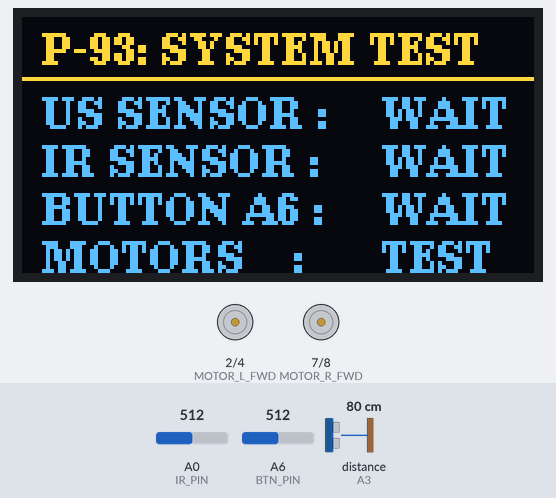
Simulated run of this sketch. Board: Arduino Nano, built with avr-gcc and run on an emulated ATmega328P. Shown: 128×64 one-colour display, motor-driver pin pairs drawn as motors (green arrow = first pin HIGH = forward, orange = second pin HIGH = backward, longer = more drive). Wiring (inferred from the names in the program): ultrasonic range finder: trigger pin 5; echo A3. Inputs (shaded band) come from the test bench; at power-on: distance to the obstacle (sensor on A3) 80 cm, A0 (IR_PIN) = 512, A6 (BTN_PIN) = 512. The echo pulse lasts 58.3 µs per cm; the OLED is the two-colour kind (top 16 rows yellow); what the sketch prints to the serial monitor is not drawn.

Above: at 1.8 s.
At 3.4 s:
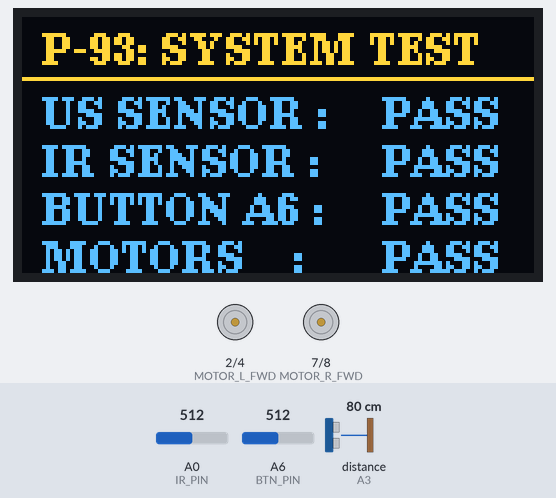
3.5 s: distance to the obstacle (sensor on A3) set to 250 cm
Timing chart, 0 to 6.5 s (numbered marks = the images above; inputs shaded):
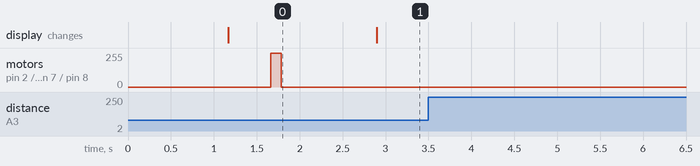

The sketch:

Project_42.ino
```cpp
/*
==================================================
Day 47 | Practical-93: Hardware Feature Self-Test
Board  : Young Engineer Board
Pinout : Motors (D2, D4, D7, D8) | US (D5, A3) | IR (A0) | BTN (A6) | OLED (I2C)
==================================================
*/

#include <Wire.h>
#include <U8g2lib.h>

#define MOTOR_L_FWD 2
#define MOTOR_L_REV 4
#define MOTOR_R_FWD 7
#define MOTOR_R_REV 8

#define TRIG_PIN 5
#define ECHO_PIN A3
#define IR_PIN   A0
#define BTN_PIN  A6

U8G2_SSD1306_128X64_NONAME_1_HW_I2C u8g2(U8G2_R0, /* reset=*/ U8X8_PIN_NONE);

struct TestStatus {
  bool oledOk;
  bool usOk;
  bool irOk;
  bool btnOk;
  bool motorOk;
};

TestStatus diag = {false, false, false, false, false};

int getDistance() {
  digitalWrite(TRIG_PIN, LOW);
  delayMicroseconds(4);
  digitalWrite(TRIG_PIN, HIGH);
  delayMicroseconds(10);
  digitalWrite(TRIG_PIN, LOW);
  unsigned long d = pulseIn(ECHO_PIN, HIGH, 25000UL);
  if (d == 0 || d > 22000UL) return -1;
  return (int)((d * 0.034) / 2);
}

void testMotors() {
  // Brief forward tick
  digitalWrite(MOTOR_L_FWD, HIGH);
  digitalWrite(MOTOR_R_FWD, HIGH);
  delay(120);
  digitalWrite(MOTOR_L_FWD, LOW);
  digitalWrite(MOTOR_R_FWD, LOW);
  diag.motorOk = true;
}

void renderDiagnosticUI() {
  u8g2.firstPage();
  do {
    u8g2.setFont(u8g2_font_ncenB08_tr);
    u8g2.drawStr(5, 12, "P-93: SYSTEM TEST");
    u8g2.drawHLine(0, 15, 128);

    u8g2.drawStr(5, 28, "US SENSOR :");
    u8g2.drawStr(90, 28, diag.usOk ? "PASS" : "WAIT");

    u8g2.drawStr(5, 40, "IR SENSOR :");
    u8g2.drawStr(90, 40, diag.irOk ? "PASS" : "WAIT");

    u8g2.drawStr(5, 52, "BUTTON A6 :");
    u8g2.drawStr(90, 52, diag.btnOk ? "PASS" : "WAIT");

    u8g2.drawStr(5, 64, "MOTORS    :");
    u8g2.drawStr(90, 64, diag.motorOk ? "PASS" : "TEST");
  } while (u8g2.nextPage());
}

void setup() {
  Serial.begin(9600);
  pinMode(MOTOR_L_FWD, OUTPUT);
  pinMode(MOTOR_L_REV, OUTPUT);
  pinMode(MOTOR_R_FWD, OUTPUT);
  pinMode(MOTOR_R_REV, OUTPUT);

  pinMode(TRIG_PIN, OUTPUT);
  pinMode(ECHO_PIN, INPUT);
  pinMode(IR_PIN, INPUT);
  pinMode(BTN_PIN, INPUT);

  u8g2.begin();
  diag.oledOk = true;

  Serial.println(F("=== P-93: SELF TEST RUNNING ==="));
  renderDiagnosticUI();
  delay(500);

  testMotors();
}

void loop() {
  int d = getDistance();
  if (d > 0 && d < 400) diag.usOk = true;

  int ir = analogRead(IR_PIN);
  if (ir > 10 && ir < 1015) diag.irOk = true;

  int btnVal = analogRead(BTN_PIN);
  if (btnVal > 100) diag.btnOk = true;

  renderDiagnosticUI();

  Serial.print(F("US: "));
  Serial.print(d);
  Serial.print(F("cm | IR: "));
  Serial.print(ir);
  Serial.print(F(" | BTN: "));
  Serial.println(btnVal);

  delay(200);
}
```

Measured:
- after the input at 3.5 s, every drawn part: stays the same
- what the display in image 0 shows lasts 1.7 s, from 1.2 s to 2.9 s
